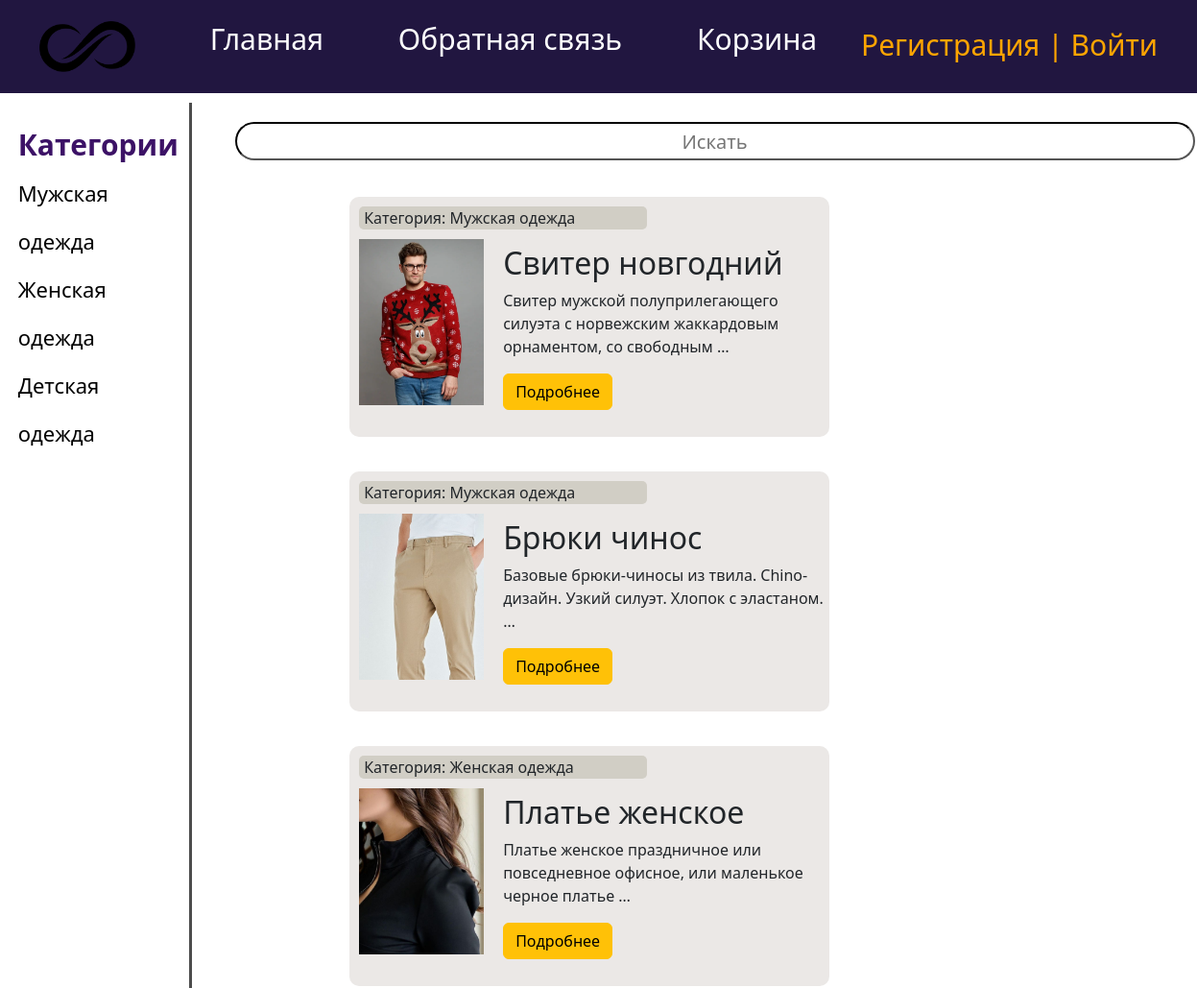
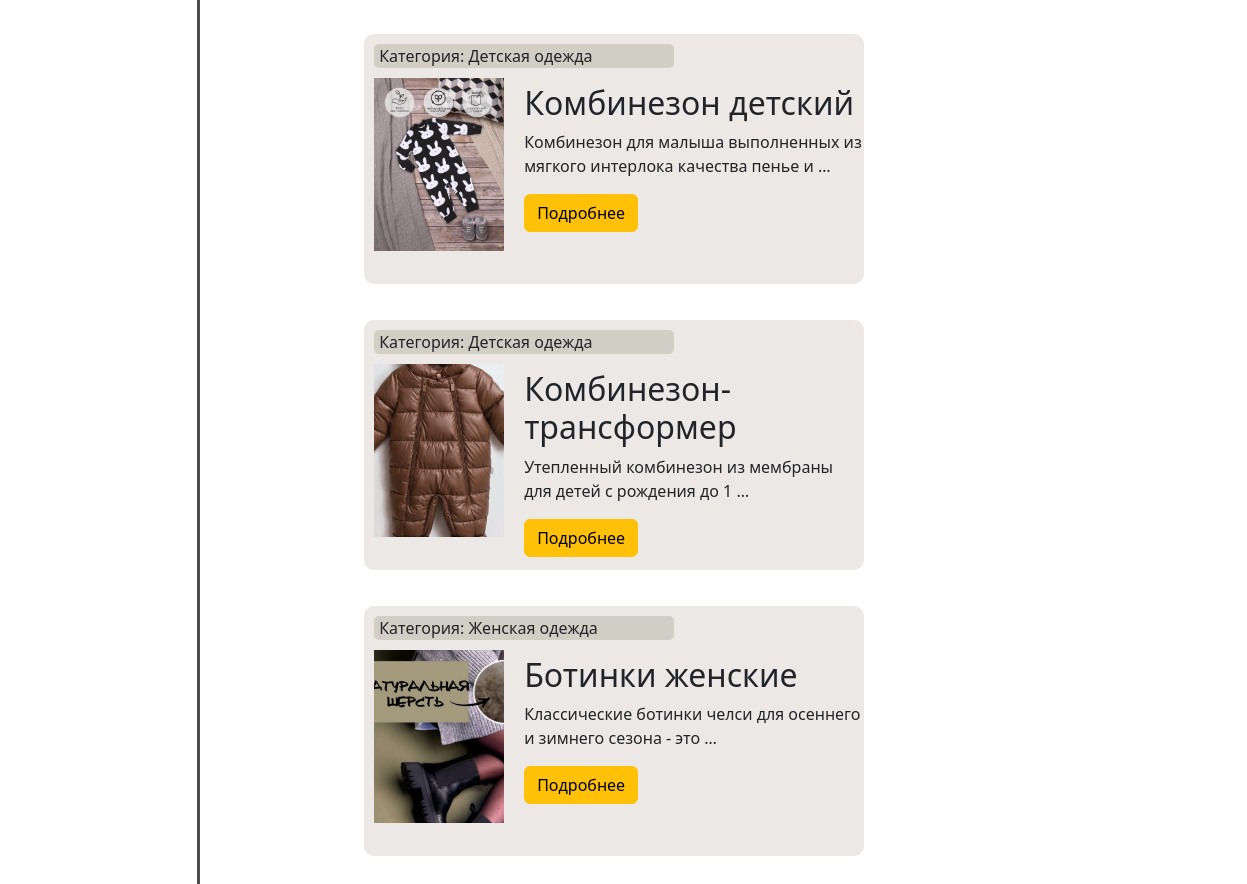
The page / on the database its author committed (2 pictures, top to bottom).
### main/models.py (models this page shows, shortened)
class Category(models.Model):
    name = models.CharField(max_length=255, db_index=True)
    slug = models.SlugField(max_length=255,db_index=True, verbose_name='url', unique=True)
    def __str__(self):
        return self.name
    def get_absolute_url(self):
        return reverse('cats', kwargs={'cat_slug': self.slug})

class Product(models.Model):
    title = models.CharField(max_length=255, verbose_name='Название')
    content = models.TextField(verbose_name='Описание')
    price = models.IntegerField(verbose_name='Цена')
    slug = models.SlugField(max_length=255, db_index=True, verbose_name='url', unique=True)
    photo = models.ImageField(upload_to='photos/%Y/%m/%d/')
    time_create = models.DateTimeField(auto_now_add=True)
    time_update = models.DateTimeField(auto_now=True)
    cat = models.ForeignKey('Category', on_delete=models.PROTECT)
    def get_absolute_url(self):
        return reverse('show_post', kwargs={'post_slug': self.slug})

### main/views.py (the view)
# urls.py: path('', index, name='home'),
def index(request):
    products = Product.objects.all()
    context = {
        'menu': menu,
        'products': products,
    }
    return render(request, 'main/index.html', context=context)

### main/templatetags/main_tags.py (called while the page is built)
@register.inclusion_tag('main/list_categories.html')
def show_categories():
    cats = Category.objects.all()
    return {'cats': cats}

### main/templates/main/index.html (shortened to what this page needs)
{% extends 'main/layout.html' %}
{% block content %}
    <div class="menu">
		<div class="search_stroke">
			<form action="" method="post">
				<input type="text" placeholder="Искать">
			</form>
		</div>
        {% for p in products %}
            <li><div class="article-panel">
	<p class="first">Категория: {{p.cat}}</p>
</div>
{% if p.photo %}
				<p><img class="img-article-left" src="{{ p.photo.url }}" alt=""></p>
				<h2>{{p.title}}</h2>
{% endif %}
	{% autoescape on %}
	{{p.content|linebreaks|truncatewords:10}}
	{% endautoescape %}
			<p class="link-read-post"><a href="{{ p.get_absolute_url }}" class="btn btn-warning">Подробнее</a></p>
			</li>
        {% endfor %}
    </div>
{% endblock %}

### main/templates/main/list_categories.html
{% for c in cats %}
		<li><a href="{{ c.get_absolute_url }}">{{c.name}}</a></li>
{% endfor %}

### main/static/main/css/style.css (style rules this page uses)
html, body { font-family: 'Arial', }
img.img-article-left { max-width: 300px; height: auto; float: left; padding: 0 20px 10px 0; margin-left: 10px }
.menu { display: flex; flex-wrap: wrap; justify-content: space-around; }
.menu li { margin: 18px; width:500px; height: 250px; background-color: #ebe8e6; border-radius: 10px; }
.search_stroke { display: flex; justify-content: center; margin: 20px; }
.search_stroke input { width: 1000px; height: 40px; border-radius: 20px; border-color: black }
.search_stroke input { line-height: 20px; text-align: center; font-size: 20px; }
.first { margin: 10px; background-color: #d1cec5; border-radius: 5px; width: 300px; padding-left: 5px }
.cats a { color: black; }
.menu img { width: 150px; }
li a { text-decoration: none }
li { list-style-type: none }

### rows shown on the page
Category: name "Мужская одежда"
Category: name "Женская одежда"
Category: name "Детская одежда"
Product: cat "Мужская одежда", photo (picture), title "Свитер новгодний", content "Свитер мужской полуприлегающего силуэта с норвежским жаккардовым орнаментом, со свободным …"
Product: cat "Мужская одежда", photo (picture), title "Брюки чинос", content "Базовые брюки-чиносы из твила. Chino-дизайн. Узкий силуэт. Хлопок с эластаном. …"
Product: cat "Женская одежда", photo (picture), title "Платье женское", content "Платье женское праздничное или повседневное офисное, или маленькое черное платье …"
Product: cat "Детская одежда", photo (picture), title "Комбинезон детский", content "Комбинезон для малыша выполненных из мягкого интерлока качества пенье и …"
Product: cat "Детская одежда", photo (picture), title "Комбинезон-трансформер", content "Утепленный комбинезон из мембраны для детей с рождения до 1 …"
Product: cat "Женская одежда", photo (picture), title "Ботинки женские", content "Классические ботинки челси для осеннего и зимнего сезона - это …"

### other values the page prints
{{ m.title }} "Главная" "Обратная связь" "Корзина"
